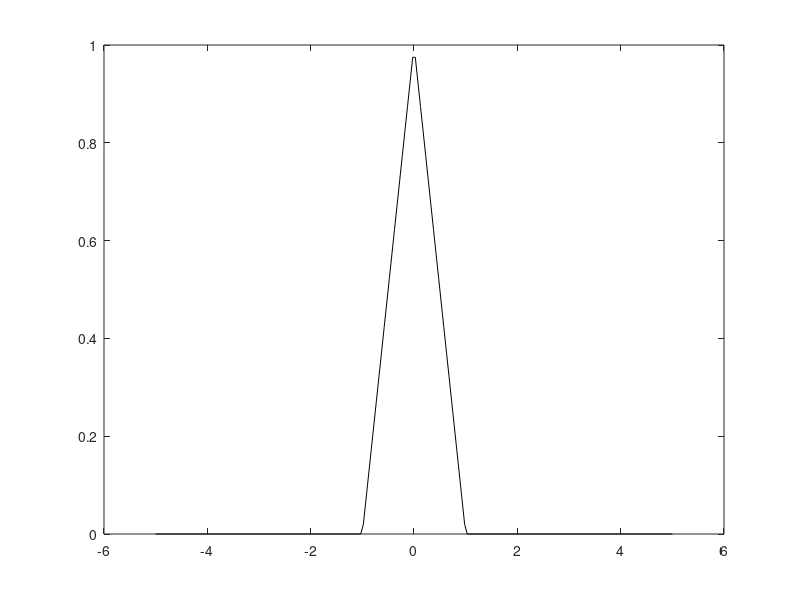

MATLAB code for this plot: (Note: this script raises an error after producing the figure.)
% script to solve the variational problem
% min 1/n sum |y_i - u_i|^2 + \lambda \max_i |D_x u_i|
% with unstructured data points
clear; clc
nx = 200; 
x = linspace(-5,5,nx); dx = x(2)-x(1);
x = x(:);
%% Initial Function
%u0 = max(0*x, 1-x.^2);
u0 = max(0*x, 1-abs(x));



%% The Coeff Heat equation
a = ones(nx,1)*1.5;
abar = max(abs(a));
%% time step
Tf = .5;
dtmax = .1*(dx^2)/(abar);
Nt = Tf/dtmax;  Nt = ceil(Nt);
dt = .1*dx^2/abar;
%% Iterate
% Trick to keep number of plots small:
nplots = 6;
aa = max(1,floor(Nt/nplots));

figure(1), plot(x,u0,'k'); pause(0.5)
hold on
u1 = u0;
for jj = 1:Nt
    [fuxU] = LaplacianTerm(a,u1,dx,1);
    u1 = u1 + dt*fuxU;
    if mod(jj,aa) == 0 % whether to plot, only want to plot a few times
        figure(1), plot(x,u1,'b-'); pause(0.2)
    end
    % better to plot a few times
end
hold off


%% The Coeff Heat equation
a = 1 + .9*sin(pi*x);
abar = max(abs(a));
%% time step
Tf = .5;
dtmax = .1*(dx^2)/(abar);
Nt = Tf/dtmax;  Nt = ceil(Nt);
dt = .1*dx^2/abar;
%% Iterate
% Trick to keep number of plots small:
nplots = 6;
aa = max(1,floor(Nt/nplots));

figure(2), plot(x,u0,'k'); pause(0.5)
hold on
u2 = u0;
for jj = 1:Nt
    [fuxU] = LaplacianTerm(a,u2,dx,1);
    u2 = u2 + dt*fuxU;
    if mod(jj,aa) == 0 % whether to plot, only want to plot a few times
        figure(2), plot(x,u2,'b-'); pause(0.2)
    end
    % better to plot a few times
end
hold off


%% The Coeff Heat equation
a = 1 + .9*sin(pi*x);
abar = max(abs(a));
%% time step
Tf = .5;
dtmax = .1*(dx^2)/(abar);
Nt = Tf/dtmax;  Nt = ceil(Nt);
dt = .1*dx^2/abar;
%% Iterate
% Trick to keep number of plots small:
nplots = 6;
aa = max(1,floor(Nt/nplots));

figure(3), plot(x,u0,'k'); pause(0.5)
hold on
u3 = u0;
for jj = 1:Nt
    [fuxU] = LaplacianTerm(a,u3,dx,2);
    u3 = u3 + dt*fuxU;
    if mod(jj,aa) == 0 % whether to plot, only want to plot a few times
        figure(3), plot(x,u3,'b-'); pause(0.2)
    end
    % better to plot a few times
end
hold off


figure(4), plot(x,u1,'b',x,u2,'b',x,u3,'b');
